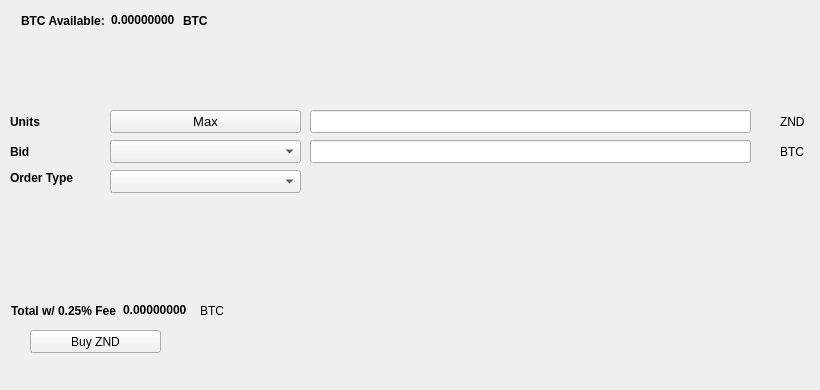
   <widget class="QWidget" name="BuyTab">
    <attribute name="title">
     <string>Buy</string>
    </attribute>
    <widget class="QPushButton" name="BuyZND">
     <property name="geometry">
      <rect>
       <x>30</x>
       <y>330</y>
       <width>131</width>
       <height>23</height>
      </rect>
     </property>
     <property name="text">
      <string>Buy ZND</string>
     </property>
     <property name="icon">
      <iconset resource="../zenad.qrc">
       <normaloff>:/icons/bitcoin</normaloff>:/icons/bitcoin</iconset>
     </property>
    </widget>
    <widget class="QLabel" name="label_3">
     <property name="geometry">
      <rect>
       <x>10</x>
       <y>110</y>
       <width>46</width>
       <height>23</height>
      </rect>
     </property>
     <property name="font">
      <font>
       <weight>75</weight>
       <bold>true</bold>
      </font>
     </property>
     <property name="text">
      <string>Units</string>
     </property>
    </widget>
    <widget class="QLineEdit" name="UnitsInput">
     <property name="geometry">
      <rect>
       <x>310</x>
       <y>110</y>
       <width>441</width>
       <height>23</height>
      </rect>
     </property>
     <property name="font">
      <font>
       <pointsize>9</pointsize>
       <weight>75</weight>
       <bold>true</bold>
      </font>
     </property>
    </widget>
    <widget class="QLineEdit" name="BuyBidPriceEdit">
     <property name="geometry">
      <rect>
       <x>310</x>
       <y>140</y>
       <width>441</width>
       <height>23</height>
      </rect>
     </property>
     <property name="font">
      <font>
       <pointsize>9</pointsize>
       <weight>75</weight>
       <bold>true</bold>
      </font>
     </property>
    </widget>
    <widget class="QLabel" name="label_4">
     <property name="geometry">
      <rect>
       <x>780</x>
       <y>110</y>
       <width>31</width>
       <height>23</height>
      </rect>
     </property>
     <property name="text">
      <string>ZND</string>
     </property>
    </widget>
    <widget class="QLabel" name="label_5">
     <property name="geometry">
      <rect>
       <x>780</x>
       <y>140</y>
       <width>31</width>
       <height>23</height>
      </rect>
     </property>
     <property name="text">
      <string>BTC</string>
     </property>
    </widget>
    <widget class="QLabel" name="label_6">
     <property name="geometry">
      <rect>
       <x>10</x>
       <y>140</y>
       <width>46</width>
       <height>23</height>
      </rect>
     </property>
     <property name="font">
      <font>
       <weight>75</weight>
       <bold>true</bold>
      </font>
     </property>
     <property name="text">
      <string>Bid</string>
     </property>
    </widget>
    <widget class="QLabel" name="label_7">
     <property name="geometry">
      <rect>
       <x>10</x>
       <y>170</y>
       <width>91</width>
       <height>16</height>
      </rect>
     </property>
     <property name="font">
      <font>
       <weight>75</weight>
       <bold>true</bold>
      </font>
     </property>
     <property name="text">
      <string>Order Type</string>
     </property>
    </widget>
    <widget class="QPushButton" name="Buy_Max_Amount">
     <property name="geometry">
      <rect>
       <x>110</x>
       <y>110</y>
       <width>191</width>
       <height>23</height>
      </rect>
     </property>
     <property name="font">
      <font>
       <pointsize>10</pointsize>
      </font>
     </property>
     <property name="text">
      <string>Max</string>
     </property>
    </widget>
    <widget class="QComboBox" name="BuyBidcomboBox">
     <property name="geometry">
      <rect>
       <x>110</x>
       <y>140</y>
       <width>191</width>
       <height>23</height>
      </rect>
     </property>
     <property name="font">
      <font>
       <pointsize>10</pointsize>
      </font>
     </property>
    </widget>
    <widget class="QComboBox" name="buyOrdertypeCombo">
     <property name="geometry">
      <rect>
       <x>110</x>
       <y>170</y>
       <width>191</width>
       <height>23</height>
      </rect>
     </property>
     <property name="font">
      <font>
       <pointsize>10</pointsize>
      </font>
     </property>
    </widget>
    <widget class="QWidget" name="layoutWidget1">
     <property name="geometry">
      <rect>
       <x>21</x>
       <y>11</y>
       <width>227</width>
       <height>19</height>
      </rect>
     </property>
     <layout class="QHBoxLayout" name="horizontalLayout_3">
      <item>
       <widget class="QLabel" name="label232">
        <property name="font">
         <font>
          <weight>75</weight>
          <bold>true</bold>
         </font>
        </property>
        <property name="text">
         <string>BTC Available:</string>
        </property>
       </widget>
      </item>
      <item>
       <widget class="QLabel" name="BtcAvailableLbl">
        <property name="palette">
         <palette>
          <active>
           <colorrole role="WindowText">
            <brush brushstyle="SolidPattern">
             <color alpha="255">
              <red>0</red>
              <green>0</green>
              <blue>0</blue>
             </color>
            </brush>
           </colorrole>
           <colorrole role="Button">
            <brush brushstyle="SolidPattern">
             <color alpha="255">
              <red>0</red>
              <green>170</green>
              <blue>0</blue>
             </color>
            </brush>
           </colorrole>
           <colorrole role="Light">
            <brush brushstyle="SolidPattern">
             <color alpha="255">
              <red>0</red>
              <green>255</green>
              <blue>0</blue>
             </color>
            </brush>
           </colorrole>
           <colorrole role="Midlight">
            <brush brushstyle="SolidPattern">
             <color alpha="255">
              <red>0</red>
              <green>212</green>
              <blue>0</blue>
             </color>
            </brush>
           </colorrole>
           <colorrole role="Dark">
            <brush brushstyle="SolidPattern">
             <color alpha="255">
              <red>0</red>
              <green>85</green>
              <blue>0</blue>
             </color>
            </brush>
           </colorrole>
           <colorrole role="Mid">
            <brush brushstyle="SolidPattern">
             <color alpha="255">
              <red>0</red>
              <green>113</green>
              <blue>0</blue>
             </color>
            </brush>
           </colorrole>
           <colorrole role="Text">
            <brush brushstyle="SolidPattern">
             <color alpha="255">
              <red>0</red>
              <green>170</green>
              <blue>0</blue>
             </color>
            </brush>
           </colorrole>
           <colorrole role="BrightText">
            <brush brushstyle="SolidPattern">
             <color alpha="255">
              <red>255</red>
              <green>255</green>
              <blue>255</blue>
             </color>
            </brush>
           </colorrole>
           <colorrole role="ButtonText">
            <brush brushstyle="SolidPattern">
             <color alpha="255">
              <red>0</red>
              <green>0</green>
              <blue>0</blue>
             </color>
            </brush>
           </colorrole>
           <colorrole role="Base">
            <brush brushstyle="SolidPattern">
             <color alpha="255">
              <red>255</red>
              <green>255</green>
              <blue>255</blue>
             </color>
            </brush>
           </colorrole>
           <colorrole role="Window">
            <brush brushstyle="SolidPattern">
             <color alpha="255">
              <red>0</red>
              <green>170</green>
              <blue>0</blue>
             </color>
            </brush>
           </colorrole>
           <colorrole role="Shadow">
            <brush brushstyle="SolidPattern">
             <color alpha="255">
              <red>0</red>
              <green>0</green>
              <blue>0</blue>
             </color>
            </brush>
           </colorrole>
           <colorrole role="AlternateBase">
            <brush brushstyle="SolidPattern">
             <color alpha="255">
              <red>127</red>
              <green>212</green>
              <blue>127</blue>
             </color>
            </brush>
           </colorrole>
           <colorrole role="ToolTipBase">
            <brush brushstyle="SolidPattern">
             <color alpha="255">
              <red>255</red>
              <green>255</green>
              <blue>220</blue>
             </color>
            </brush>
           </colorrole>
           <colorrole role="ToolTipText">
            <brush brushstyle="SolidPattern">
             <color alpha="255">
              <red>0</red>
              <green>0</green>
              <blue>0</blue>
             </color>
            </brush>
           </colorrole>
          </active>
          <inactive>
           <colorrole role="WindowText">
            <brush brushstyle="SolidPattern">
             <color alpha="255">
              <red>0</red>
              <green>0</green>
              <blue>0</blue>
             </color>
            </brush>
           </colorrole>
           <colorrole role="Button">
            <brush brushstyle="SolidPattern">
             <color alpha="255">
              <red>0</red>
              <green>170</green>
              <blue>0</blue>
             </color>
            </brush>
           </colorrole>
           <colorrole role="Light">
            <brush brushstyle="SolidPattern">
             <color alpha="255">
              <red>0</red>
              <green>255</green>
              <blue>0</blue>
             </color>
            </brush>
           </colorrole>
           <colorrole role="Midlight">
            <brush brushstyle="SolidPattern">
             <color alpha="255">
              <red>0</red>
              <green>212</green>
              <blue>0</blue>
             </color>
            </brush>
           </colorrole>
           <colorrole role="Dark">
            <brush brushstyle="SolidPattern">
             <color alpha="255">
              <red>0</red>
              <green>85</green>
              <blue>0</blue>
             </color>
            </brush>
           </colorrole>
           <colorrole role="Mid">
            <brush brushstyle="SolidPattern">
             <color alpha="255">
              <red>0</red>
              <green>113</green>
              <blue>0</blue>
             </color>
            </brush>
           </colorrole>
           <colorrole role="Text">
            <brush brushstyle="SolidPattern">
             <color alpha="255">
              <red>0</red>
              <green>170</green>
              <blue>0</blue>
             </color>
            </brush>
           </colorrole>
           <colorrole role="BrightText">
            <brush brushstyle="SolidPattern">
             <color alpha="255">
              <red>255</red>
              <green>255</green>
              <blue>255</blue>
             </color>
            </brush>
           </colorrole>
           <colorrole role="ButtonText">
            <brush brushstyle="SolidPattern">
             <color alpha="255">
              <red>0</red>
              <green>0</green>
              <blue>0</blue>
             </color>
            </brush>
           </colorrole>
           <colorrole role="Base">
            <brush brushstyle="SolidPattern">
             <color alpha="255">
              <red>255</red>
              <green>255</green>
              <blue>255</blue>
             </color>
            </brush>
           </colorrole>
           <colorrole role="Window">
            <brush brushstyle="SolidPattern">
             <color alpha="255">
              <red>0</red>
              <green>170</green>
              <blue>0</blue>
             </color>
            </brush>
           </colorrole>
           <colorrole role="Shadow">
            <brush brushstyle="SolidPattern">
             <color alpha="255">
              <red>0</red>
              <green>0</green>
              <blue>0</blue>
             </color>
            </brush>
           </colorrole>
           <colorrole role="AlternateBase">
            <brush brushstyle="SolidPattern">
             <color alpha="255">
              <red>127</red>
              <green>212</green>
              <blue>127</blue>
             </color>
            </brush>
           </colorrole>
           <colorrole role="ToolTipBase">
            <brush brushstyle="SolidPattern">
             <color alpha="255">
              <red>255</red>
              <green>255</green>
              <blue>220</blue>
             </color>
            </brush>
           </colorrole>
           <colorrole role="ToolTipText">
            <brush brushstyle="SolidPattern">
             <color alpha="255">
              <red>0</red>
              <green>0</green>
              <blue>0</blue>
             </color>
            </brush>
           </colorrole>
          </inactive>
          <disabled>
           <colorrole role="WindowText">
            <brush brushstyle="SolidPattern">
             <color alpha="255">
              <red>0</red>
              <green>85</green>
              <blue>0</blue>
             </color>
            </brush>
           </colorrole>
           <colorrole role="Button">
            <brush brushstyle="SolidPattern">
             <color alpha="255">
              <red>0</red>
              <green>170</green>
              <blue>0</blue>
             </color>
            </brush>
           </colorrole>
           <colorrole role="Light">
            <brush brushstyle="SolidPattern">
             <color alpha="255">
              <red>0</red>
              <green>255</green>
              <blue>0</blue>
             </color>
            </brush>
           </colorrole>
           <colorrole role="Midlight">
            <brush brushstyle="SolidPattern">
             <color alpha="255">
              <red>0</red>
              <green>212</green>
              <blue>0</blue>
             </color>
            </brush>
           </colorrole>
           <colorrole role="Dark">
            <brush brushstyle="SolidPattern">
             <color alpha="255">
              <red>0</red>
              <green>85</green>
              <blue>0</blue>
             </color>
            </brush>
           </colorrole>
           <colorrole role="Mid">
            <brush brushstyle="SolidPattern">
             <color alpha="255">
              <red>0</red>
              <green>113</green>
              <blue>0</blue>
             </color>
            </brush>
           </colorrole>
           <colorrole role="Text">
            <brush brushstyle="SolidPattern">
             <color alpha="255">
              <red>0</red>
              <green>85</green>
              <blue>0</blue>
             </color>
            </brush>
           </colorrole>
           <colorrole role="BrightText">
            <brush brushstyle="SolidPattern">
             <color alpha="255">
              <red>255</red>
              <green>255</green>
              <blue>255</blue>
             </color>
            </brush>
           </colorrole>
           <colorrole role="ButtonText">
            <brush brushstyle="SolidPattern">
             <color alpha="255">
              <red>0</red>
              <green>85</green>
              <blue>0</blue>
             </color>
            </brush>
           </colorrole>
           <colorrole role="Base">
            <brush brushstyle="SolidPattern">
             <color alpha="255">
              <red>0</red>
              <green>170</green>
              <blue>0</blue>
             </color>
            </brush>
           </colorrole>
           <colorrole role="Window">
            <brush brushstyle="SolidPattern">
             <color alpha="255">
              <red>0</red>
              <green>170</green>
              <blue>0</blue>
             </color>
            </brush>
           </colorrole>
           <colorrole role="Shadow">
            <brush brushstyle="SolidPattern">
             <color alpha="255">
              <red>0</red>
              <green>0</green>
              <blue>0</blue>
             </color>
            </brush>
           </colorrole>
           <colorrole role="AlternateBase">
            <brush brushstyle="SolidPattern">
             <color alpha="255">
              <red>0</red>
              <green>170</green>
              <blue>0</blue>
             </color>
            </brush>
           </colorrole>
           <colorrole role="ToolTipBase">
            <brush brushstyle="SolidPattern">
             <color alpha="255">
              <red>255</red>
              <green>255</green>
              <blue>220</blue>
             </color>
            </brush>
           </colorrole>
           <colorrole role="ToolTipText">
            <brush brushstyle="SolidPattern">
             <color alpha="255">
              <red>0</red>
              <green>0</green>
              <blue>0</blue>
             </color>
            </brush>
           </colorrole>
          </disabled>
         </palette>
        </property>
        <property name="font">
         <font>
          <weight>75</weight>
          <bold>true</bold>
         </font>
        </property>
        <property name="text">
         <string>0.00000000</string>
        </property>
        <property name="textInteractionFlags">
         <set>Qt::LinksAccessibleByMouse|Qt::TextSelectableByKeyboard|Qt::TextSelectableByMouse</set>
        </property>
       </widget>
      </item>
      <item>
       <widget class="QLabel" name="BtcAvailableLbl_2">
        <property name="font">
         <font>
          <weight>75</weight>
          <bold>true</bold>
         </font>
        </property>
        <property name="text">
         <string>BTC</string>
        </property>
       </widget>
      </item>
     </layout>
    </widget>
    <widget class="QWidget" name="layoutWidge2">
     <property name="geometry">
      <rect>
       <x>11</x>
       <y>301</y>
       <width>259</width>
       <height>19</height>
      </rect>
     </property>
     <layout class="QHBoxLayout" name="horizontalLayout_4">
      <item>
       <widget class="QLabel" name="label_9">
        <property name="font">
         <font>
          <weight>75</weight>
          <bold>true</bold>
         </font>
        </property>
        <property name="text">
         <string>Total w/ 0.25% Fee</string>
        </property>
       </widget>
      </item>
      <item>
       <widget class="QLabel" name="BuyCostLabel">
        <property name="palette">
         <palette>
          <active>
           <colorrole role="WindowText">
            <brush brushstyle="SolidPattern">
             <color alpha="255">
              <red>0</red>
              <green>0</green>
              <blue>0</blue>
             </color>
            </brush>
           </colorrole>
           <colorrole role="Button">
            <brush brushstyle="SolidPattern">
             <color alpha="255">
              <red>0</red>
              <green>170</green>
              <blue>0</blue>
             </color>
            </brush>
           </colorrole>
           <colorrole role="Light">
            <brush brushstyle="SolidPattern">
             <color alpha="255">
              <red>0</red>
              <green>255</green>
              <blue>0</blue>
             </color>
            </brush>
           </colorrole>
           <colorrole role="Midlight">
            <brush brushstyle="SolidPattern">
             <color alpha="255">
              <red>0</red>
              <green>212</green>
              <blue>0</blue>
             </color>
            </brush>
           </colorrole>
           <colorrole role="Dark">
            <brush brushstyle="SolidPattern">
             <color alpha="255">
              <red>0</red>
              <green>85</green>
              <blue>0</blue>
             </color>
            </brush>
           </colorrole>
           <colorrole role="Mid">
            <brush brushstyle="SolidPattern">
             <color alpha="255">
              <red>0</red>
              <green>113</green>
              <blue>0</blue>
             </color>
            </brush>
           </colorrole>
           <colorrole role="Text">
            <brush brushstyle="SolidPattern">
             <color alpha="255">
              <red>0</red>
              <green>170</green>
              <blue>0</blue>
             </color>
            </brush>
           </colorrole>
           <colorrole role="BrightText">
            <brush brushstyle="SolidPattern">
             <color alpha="255">
              <red>255</red>
              <green>255</green>
              <blue>255</blue>
             </color>
            </brush>
           </colorrole>
           <colorrole role="ButtonText">
            <brush brushstyle="SolidPattern">
             <color alpha="255">
              <red>0</red>
              <green>0</green>
              <blue>0</blue>
             </color>
            </brush>
           </colorrole>
           <colorrole role="Base">
            <brush brushstyle="SolidPattern">
             <color alpha="255">
              <red>255</red>
              <green>255</green>
              <blue>255</blue>
             </color>
            </brush>
           </colorrole>
           <colorrole role="Window">
            <brush brushstyle="SolidPattern">
             <color alpha="255">
              <red>0</red>
              <green>170</green>
              <blue>0</blue>
             </color>
            </brush>
           </colorrole>
           <colorrole role="Shadow">
            <brush brushstyle="SolidPattern">
             <color alpha="255">
              <red>0</red>
              <green>0</green>
              <blue>0</blue>
             </color>
            </brush>
           </colorrole>
           <colorrole role="AlternateBase">
            <brush brushstyle="SolidPattern">
             <color alpha="255">
              <red>127</red>
              <green>212</green>
              <blue>127</blue>
             </color>
            </brush>
           </colorrole>
           <colorrole role="ToolTipBase">
            <brush brushstyle="SolidPattern">
             <color alpha="255">
              <red>255</red>
              <green>255</green>
              <blue>220</blue>
             </color>
            </brush>
           </colorrole>
           <colorrole role="ToolTipText">
            <brush brushstyle="SolidPattern">
             <color alpha="255">
              <red>0</red>
              <green>0</green>
              <blue>0</blue>
             </color>
            </brush>
           </colorrole>
          </active>
          <inactive>
           <colorrole role="WindowText">
            <brush brushstyle="SolidPattern">
             <color alpha="255">
              <red>0</red>
              <green>0</green>
              <blue>0</blue>
             </color>
            </brush>
           </colorrole>
           <colorrole role="Button">
            <brush brushstyle="SolidPattern">
             <color alpha="255">
              <red>0</red>
              <green>170</green>
              <blue>0</blue>
             </color>
            </brush>
           </colorrole>
           <colorrole role="Light">
            <brush brushstyle="SolidPattern">
             <color alpha="255">
              <red>0</red>
              <green>255</green>
              <blue>0</blue>
             </color>
            </brush>
           </colorrole>
           <colorrole role="Midlight">
            <brush brushstyle="SolidPattern">
             <color alpha="255">
              <red>0</red>
              <green>212</green>
              <blue>0</blue>
             </color>
            </brush>
           </colorrole>
           <colorrole role="Dark">
            <brush brushstyle="SolidPattern">
             <color alpha="255">
              <red>0</red>
              <green>85</green>
              <blue>0</blue>
             </color>
            </brush>
           </colorrole>
           <colorrole role="Mid">
            <brush brushstyle="SolidPattern">
             <color alpha="255">
              <red>0</red>
              <green>113</green>
              <blue>0</blue>
             </color>
            </brush>
           </colorrole>
           <colorrole role="Text">
            <brush brushstyle="SolidPattern">
             <color alpha="255">
              <red>0</red>
              <green>170</green>
              <blue>0</blue>
             </color>
            </brush>
           </colorrole>
           <colorrole role="BrightText">
            <brush brushstyle="SolidPattern">
             <color alpha="255">
              <red>255</red>
              <green>255</green>
              <blue>255</blue>
             </color>
            </brush>
           </colorrole>
           <colorrole role="ButtonText">
            <brush brushstyle="SolidPattern">
             <color alpha="255">
              <red>0</red>
              <green>0</green>
              <blue>0</blue>
             </color>
            </brush>
           </colorrole>
           <colorrole role="Base">
            <brush brushstyle="SolidPattern">
             <color alpha="255">
              <red>255</red>
              <green>255</green>
              <blue>255</blue>
             </color>
            </brush>
           </colorrole>
           <colorrole role="Window">
            <brush brushstyle="SolidPattern">
             <color alpha="255">
              <red>0</red>
              <green>170</green>
              <blue>0</blue>
             </color>
            </brush>
           </colorrole>
           <colorrole role="Shadow">
            <brush brushstyle="SolidPattern">
             <color alpha="255">
              <red>0</red>
              <green>0</green>
              <blue>0</blue>
             </color>
            </brush>
           </colorrole>
           <colorrole role="AlternateBase">
            <brush brushstyle="SolidPattern">
             <color alpha="255">
              <red>127</red>
              <green>212</green>
              <blue>127</blue>
             </color>
            </brush>
           </colorrole>
           <colorrole role="ToolTipBase">
            <brush brushstyle="SolidPattern">
             <color alpha="255">
              <red>255</red>
              <green>255</green>
              <blue>220</blue>
             </color>
            </brush>
           </colorrole>
           <colorrole role="ToolTipText">
            <brush brushstyle="SolidPattern">
             <color alpha="255">
              <red>0</red>
              <green>0</green>
              <blue>0</blue>
             </color>
            </brush>
           </colorrole>
          </inactive>
          <disabled>
           <colorrole role="WindowText">
            <brush brushstyle="SolidPattern">
             <color alpha="255">
              <red>0</red>
              <green>85</green>
              <blue>0</blue>
             </color>
            </brush>
           </colorrole>
           <colorrole role="Button">
            <brush brushstyle="SolidPattern">
             <color alpha="255">
              <red>0</red>
              <green>170</green>
              <blue>0</blue>
             </color>
            </brush>
           </colorrole>
           <colorrole role="Light">
            <brush brushstyle="SolidPattern">
             <color alpha="255">
              <red>0</red>
              <green>255</green>
              <blue>0</blue>
             </color>
            </brush>
           </colorrole>
           <colorrole role="Midlight">
            <brush brushstyle="SolidPattern">
             <color alpha="255">
              <red>0</red>
              <green>212</green>
              <blue>0</blue>
             </color>
            </brush>
           </colorrole>
           <colorrole role="Dark">
            <brush brushstyle="SolidPattern">
             <color alpha="255">
              <red>0</red>
              <green>85</green>
              <blue>0</blue>
             </color>
            </brush>
           </colorrole>
           <colorrole role="Mid">
            <brush brushstyle="SolidPattern">
             <color alpha="255">
              <red>0</red>
              <green>113</green>
              <blue>0</blue>
             </color>
            </brush>
           </colorrole>
           <colorrole role="Text">
            <brush brushstyle="SolidPattern">
             <color alpha="255">
              <red>0</red>
              <green>85</green>
              <blue>0</blue>
             </color>
            </brush>
           </colorrole>
           <colorrole role="BrightText">
            <brush brushstyle="SolidPattern">
             <color alpha="255">
              <red>255</red>
              <green>255</green>
              <blue>255</blue>
             </color>
            </brush>
           </colorrole>
           <colorrole role="ButtonText">
            <brush brushstyle="SolidPattern">
             <color alpha="255">
              <red>0</red>
              <green>85</green>
              <blue>0</blue>
             </color>
            </brush>
           </colorrole>
           <colorrole role="Base">
            <brush brushstyle="SolidPattern">
             <color alpha="255">
              <red>0</red>
              <green>170</green>
              <blue>0</blue>
             </color>
            </brush>
           </colorrole>
           <colorrole role="Window">
            <brush brushstyle="SolidPattern">
             <color alpha="255">
              <red>0</red>
              <green>170</green>
              <blue>0</blue>
             </color>
            </brush>
           </colorrole>
           <colorrole role="Shadow">
            <brush brushstyle="SolidPattern">
             <color alpha="255">
              <red>0</red>
              <green>0</green>
              <blue>0</blue>
             </color>
            </brush>
           </colorrole>
           <colorrole role="AlternateBase">
            <brush brushstyle="SolidPattern">
             <color alpha="255">
              <red>0</red>
              <green>170</green>
              <blue>0</blue>
             </color>
            </brush>
           </colorrole>
           <colorrole role="ToolTipBase">
            <brush brushstyle="SolidPattern">
             <color alpha="255">
              <red>255</red>
              <green>255</green>
              <blue>220</blue>
             </color>
            </brush>
           </colorrole>
           <colorrole role="ToolTipText">
            <brush brushstyle="SolidPattern">
             <color alpha="255">
              <red>0</red>
              <green>0</green>
              <blue>0</blue>
             </color>
            </brush>
           </colorrole>
          </disabled>
         </palette>
        </property>
        <property name="font">
         <font>
          <weight>75</weight>
          <bold>true</bold>
         </font>
        </property>
        <property name="autoFillBackground">
         <bool>false</bool>
        </property>
        <property name="text">
         <string>0.00000000</string>
        </property>
        <property name="textInteractionFlags">
         <set>Qt::LinksAccessibleByMouse|Qt::TextSelectableByMouse</set>
        </property>
       </widget>
      </item>
      <item>
       <widget class="QLabel" name="label_10">
        <property name="font">
         <font>
          <weight>50</weight>
          <bold>false</bold>
         </font>
        </property>
        <property name="text">
         <string>BTC</string>
        </property>
       </widget>
      </item>
     </layout>
    </widget>
    <widget class="QLabel" name="label_24">
     <property name="geometry">
      <rect>
       <x>460</x>
       <y>300</y>
       <width>281</width>
       <height>81</height>
      </rect>
     </property>
     <property name="text">
      <string/>
     </property>
     <property name="pixmap">
      <pixmap>:/images/bittrex</pixmap>
     </property>
    </widget>
   </widget>
